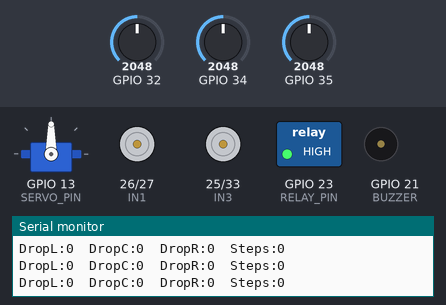
This sketch was run on a simulated ESP32. Shown: servo, motor-driver pin pairs drawn as motors (green arrow = first pin HIGH = forward, orange = second pin HIGH = backward, longer = more drive, scaled by the enable pin), switched loads named in the sketch (green lamp = pin HIGH), buzzer (waves = sounding, pin HIGH), the last lines printed to the serial monitor. The test bench sets the inputs (shaded band); at power-on: GPIO 32 = 2048, GPIO 34 = 2048, GPIO 35 = 2048 (analog values on the 0–4095 scale).

Above: at 4.4 s.
4.5 s: GPIO 32 set to 1702
6.0 s: GPIO 32 set to 1617
At 8.19 s:
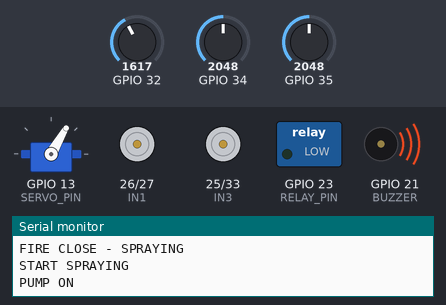
At 11.9 s:
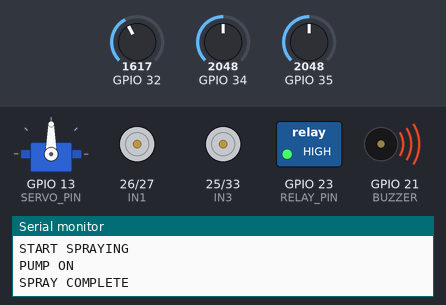
12.0 s: GPIO 34 set to 1947
At 12.77 s:
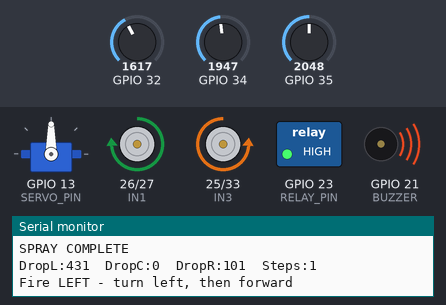
15.0 s: GPIO 34 set to 1857
At 15.14 s:
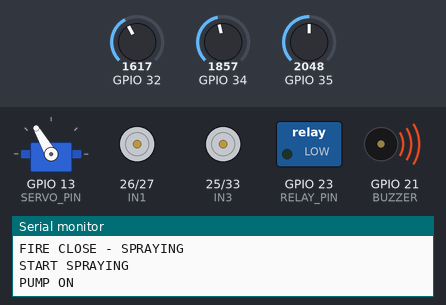
18.0 s: GPIO 34 set to 1352
21.0 s: GPIO 34 set to 1248
Timing chart, 0 to 25.0 s (numbered marks = the images above; inputs shaded):
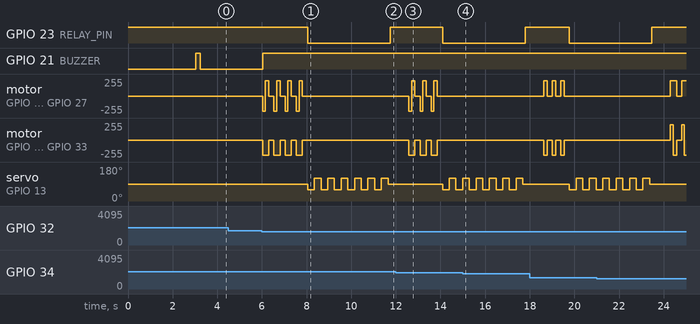

Measured:
- the behaviour switches between 1649 and 1648 on GPIO 32 (found by bisection; images 0 and 1)
- the behaviour switches between 1918 and 1917 on GPIO 34 (found by bisection; images 3 and 4)
- after the input at 6.0 s, GPIO 23 (RELAY_PIN): HIGH → LOW after 2.0 s, → HIGH 3.7 s later; GPIO 21 (BUZZER): LOW → HIGH at once

The sketch:

fire_fighting_robot.ino
```cpp
/*
  Autonomous Fire-Fighting Robot - ESP32
  Library needed: ESP32Servo (ESP32 board package 3.x)

  How it works:
  1. At power-on the robot measures a baseline for each flame sensor (keep flame away).
  2. In the loop it computes the "drop" from baseline. Bigger drop = stronger flame.
  3. It steers toward the side with the bigger drop and drives forward in short steps.
  4. When the flame is close enough (or after MAX_STEPS) it stops, runs the pump
     and sweeps the servo nozzle left and right.
*/

#include <ESP32Servo.h>

// ================ MOTOR PINS (L298N) ================
#define IN1 26
#define IN2 27
#define IN3 25
#define IN4 33
#define ENA 18
#define ENB 19

// ============ DIRECTION SWITCHES ============
#define LEFT_REVERSE  false   // true if left wheels spin the wrong way
#define RIGHT_REVERSE true    // true if right wheels spin the wrong way
#define SWAP_SENSORS  true    // true if robot turns AWAY from the flame

// ================ FLAME SENSORS (analog out) =======
#define FLAME_LEFT   34
#define FLAME_CENTER 35
#define FLAME_RIGHT  32

// ================ SERVO, RELAY, BUZZER =============
#define SERVO_PIN 13
#define RELAY_PIN 23
#define BUZZER    21

// ================ FIRE SETTINGS ====================
// "Drop" = baseline reading (no flame) minus current reading.
#define DETECT_DROP  400   // drop bigger than this = fire seen
#define CLOSE_DROP  1500   // drop bigger than this = close enough to spray
#define TOLERANCE    300   // left/right difference smaller than this = flame ahead
#define MIN_STEPS      1   // always drive at least this many steps toward the flame
#define MAX_STEPS      4   // spray after this many steps no matter what
#define LOST_LIMIT    10   // readings without flame before the step counter resets

#define RELAY_ON  LOW      // change to HIGH if your relay is active-HIGH
#define RELAY_OFF HIGH

// ================ MOVEMENT SETTINGS ================
int speedLeft  = 230;
int speedRight = 230;
int turnTime   = 120;      // ms, short correction turn
int moveTime   = 150;      // ms, forward step

// ================ SERVO SETTINGS ===================
int servoLeft   = 60;
int servoCenter = 90;
int servoRight  = 120;

Servo fireServo;
int stepsTaken = 0;
int lostCount  = 0;
int baseL, baseC, baseR;

// ---------- read a sensor (average of 5 samples) ----------
int readFlame(int pin) {
  long sum = 0;
  for (int i = 0; i < 5; i++) {
    sum += analogRead(pin);
    delay(2);
  }
  return sum / 5;
}

void setup() {
  Serial.begin(115200);
  analogReadResolution(12);

  pinMode(IN1, OUTPUT); pinMode(IN2, OUTPUT);
  pinMode(IN3, OUTPUT); pinMode(IN4, OUTPUT);
  pinMode(ENA, OUTPUT); pinMode(ENB, OUTPUT);
  pinMode(RELAY_PIN, OUTPUT);
  pinMode(BUZZER, OUTPUT);

  digitalWrite(RELAY_PIN, RELAY_OFF);
  digitalWrite(BUZZER, LOW);

  fireServo.setPeriodHertz(50);
  fireServo.attach(SERVO_PIN, 500, 2400);
  fireServo.write(servoCenter);

  stopCar();

  // Calibrate with NO flame nearby
  Serial.println("Calibrating - keep flame away...");
  delay(2000);
  long sL = 0, sC = 0, sR = 0;
  for (int i = 0; i < 20; i++) {
    sL += readFlame(FLAME_LEFT);
    sC += readFlame(FLAME_CENTER);
    sR += readFlame(FLAME_RIGHT);
    delay(20);
  }
  baseL = sL / 20;
  baseC = sC / 20;
  baseR = sR / 20;

  Serial.printf("Baseline  L:%d  C:%d  R:%d\n", baseL, baseC, baseR);
  Serial.println("Fire Fighter Robot Ready");

  digitalWrite(BUZZER, HIGH); delay(200);   // one short beep = ready
  digitalWrite(BUZZER, LOW);
}

void loop() {
  int dropL = baseL - readFlame(FLAME_LEFT);
  int dropC = baseC - readFlame(FLAME_CENTER);
  int dropR = baseR - readFlame(FLAME_RIGHT);

  int leftDrop   = SWAP_SENSORS ? dropR : dropL;
  int rightDrop  = SWAP_SENSORS ? dropL : dropR;
  int centerDrop = dropC;

  Serial.printf("DropL:%d  DropC:%d  DropR:%d  Steps:%d\n",
                leftDrop, centerDrop, rightDrop, stepsTaken);

  int strongest = max(leftDrop, max(centerDrop, rightDrop));

  // No fire
  if (strongest < DETECT_DROP) {
    stopCar();
    pumpOff();
    digitalWrite(BUZZER, LOW);
    lostCount++;
    if (lostCount >= LOST_LIMIT) stepsTaken = 0;
    delay(100);
    return;
  }

  lostCount = 0;
  digitalWrite(BUZZER, HIGH);   // fire alarm

  bool closeByReading = (stepsTaken >= MIN_STEPS) && (strongest >= CLOSE_DROP);
  bool closeBySteps   = (stepsTaken >= MAX_STEPS);

  if (closeByReading || closeBySteps) {
    stopCar();
    Serial.println("FIRE CLOSE - SPRAYING");
    sprayWater();
    stepsTaken = MIN_STEPS;
    delay(300);
    return;
  }

  // Steer toward the side with the bigger drop
  int diff = leftDrop - rightDrop;
  if (diff > TOLERANCE) {
    Serial.println("Fire LEFT - turn left, then forward");
    turnLeft();  delay(turnTime); stopCar();
  } else if (diff < -TOLERANCE) {
    Serial.println("Fire RIGHT - turn right, then forward");
    turnRight(); delay(turnTime); stopCar();
  } else {
    Serial.println("Fire AHEAD - forward");
  }

  forward(); delay(moveTime); stopCar();
  stepsTaken++;
  delay(200);
}

// ================= MOTOR FUNCTIONS =================
// dir: 1 = forward, -1 = backward, 0 = stop
void driveLeft(int dir) {
  if (LEFT_REVERSE) dir = -dir;
  analogWrite(ENA, dir == 0 ? 0 : speedLeft);
  digitalWrite(IN1, dir == 1  ? HIGH : LOW);
  digitalWrite(IN2, dir == -1 ? HIGH : LOW);
}

void driveRight(int dir) {
  if (RIGHT_REVERSE) dir = -dir;
  analogWrite(ENB, dir == 0 ? 0 : speedRight);
  digitalWrite(IN3, dir == 1  ? HIGH : LOW);
  digitalWrite(IN4, dir == -1 ? HIGH : LOW);
}

void forward()   { driveLeft(1);  driveRight(1);  }
void backward()  { driveLeft(-1); driveRight(-1); }
void turnLeft()  { driveLeft(-1); driveRight(1);  }
void turnRight() { driveLeft(1);  driveRight(-1); }
void stopCar()   { driveLeft(0);  driveRight(0);  }

// ================= PUMP / RELAY ===================
void pumpOn() {
  digitalWrite(RELAY_PIN, RELAY_ON);
  Serial.println("PUMP ON");
}

void pumpOff() {
  digitalWrite(RELAY_PIN, RELAY_OFF);
  fireServo.write(servoCenter);
}

// ================= WATER SPRAY ====================
void sprayWater() {
  Serial.println("START SPRAYING");
  stopCar();
  pumpOn();

  for (int i = 0; i < 6; i++) {
    fireServo.write(servoLeft);  delay(300);
    fireServo.write(servoRight); delay(300);
  }

  fireServo.write(servoCenter);
  delay(100);
  pumpOff();
  Serial.println("SPRAY COMPLETE");
  delay(500);
}
```
